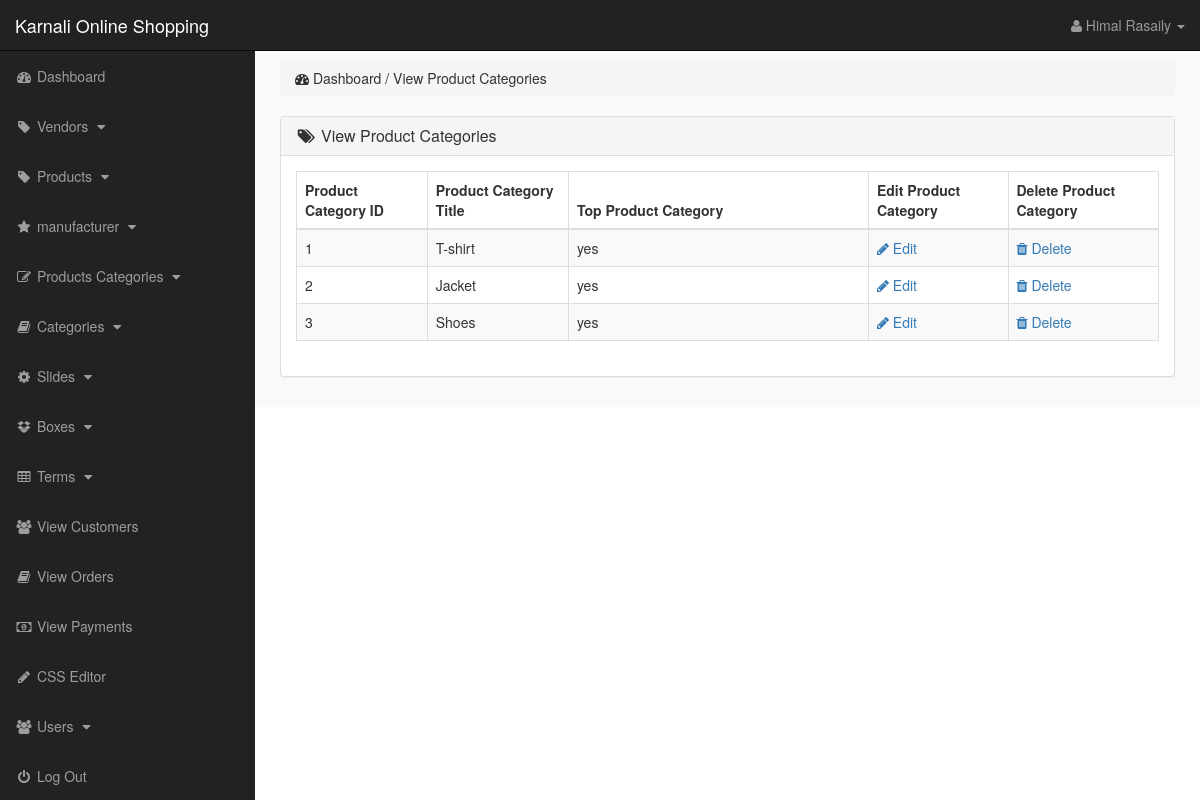
/admin_area/index.php?view_p_cats (signed in), run on the app's committed database.
### tables this page shows
CREATE TABLE `product_categories` (
  `p_cat_id` int(10) NOT NULL,
  `p_cat_title` text NOT NULL,
  `p_cat_top` text NOT NULL,
  `p_cat_image` text NOT NULL
);

### admin_area/view_p_cats.php (the view)
<?php
    if(!isset($_SESSION['admin_email'])){
        echo "<script>window.open('login.php','_self')</script>";
    }else{
?>
<div class="row">
    <div class="col-lg-12">
        <ol class="breadcrumb">
            <li>
                <i class="fa fa-dashboard"></i> Dashboard / View Product Categories
            </li>
        </ol>
    </div>
</div>
<div class="row">
    <div class="col-lg-12">
        <div class="panel panel-default">
            <div class="panel-heading">
                <h3 class="panel-title">
                    <i class="fa fa-tags fa-fw"></i> View Product Categories
                </h3>
            </div>
            <div class="panel-body">
                <div class="table-responsive">
                    <table class="table table-hover table-striped table-bordered">
                        <thead>
                            <tr>
                                <th> Product Category ID </th>
                                <th> Product Category Title </th>
                                <th> Top Product Category </th>
                                <th> Edit Product Category </th>
                                <th> Delete Product Category </th>
                            </tr>
                        </thead>
                        <tbody>
                            <?php
                                $i=0;
                                $get_p_cats = "select * from product_categories";
                                $run_p_cats = mysqli_query($con,$get_p_cats);
                                while($row_p_cats=mysqli_fetch_array($run_p_cats)){
                                    $p_cat_id = $row_p_cats['p_cat_id'];
                                    $p_cat_title = $row_p_cats['p_cat_title'];
                                    $p_cat_top = $row_p_cats['p_cat_top'];
                                    $i++;
                            ?>
                            <tr>
                                <td> <?php echo $i; ?> </td>
                                <td> <?php echo $p_cat_title; ?> </td>
                                <td width="300"> <?php echo $p_cat_top; ?> </td>
                                <td>
                                    <a href="index.php?edit_p_cat= <?php echo $p_cat_id; ?> ">
                                        <i class="fa fa-pencil"></i> Edit
                                    </a>
                                </td>
                                <td>
                                    <a href="index.php?delete_p_cat= <?php echo $p_cat_id; ?> ">
                                        <i class="fa fa-trash"></i> Delete
                                    </a>
                                </td>
                            </tr>
                            <?php } ?>
                        </tbody>
                    </table>
                </div>
            </div>
        </div>
    </div>
</div>
<?php } ?>

### admin_area/includes/sidebar.php (shortened to what this page needs)
<?php
    if(!isset($_SESSION['admin_email'])){
        echo "<script>window.open('login.php','_self')</script>";
    }else{
?>
<nav class="navbar navbar-inverse navbar-fixed-top">
    <div class="navbar-header">
    <a href="index.php?dashboard" class="navbar-brand"> Karnali Online Shopping</a>
    </div>
    <ul class="nav navbar-right top-nav">
        <li class="dropdown">
            <a href="#" class="dropdown-toggle" data-toggle="dropdown">
                <i class="fa fa-user"></i> <?php echo $admin_name;  ?> <b class="caret"></b>
            </a>
        </li>
    </ul>
    <div class="collapse navbar-collapse navbar-ex1-collapse">
        <ul class="nav navbar-nav side-nav">
            <li>
                <a href="index.php?dashboard">
                        <i class="fa fa-fw fa-dashboard"></i> Dashboard
                </a>
            </li>
            <li>
                <a href="#" data-toggle="collapse" data-target="#vender">
                        <i class="fa fa-fw fa-tag"></i> Vendors
                        <i class="fa fa-fw fa-caret-down"></i>
                </a>
            </li>
            <li>
                <a href="#" data-toggle="collapse" data-target="#products">
                        <i class="fa fa-fw fa-tag"></i> Products
                        <i class="fa fa-fw fa-caret-down"></i>
                </a>
            </li>
            <li>
                <a href="#" data-toggle="collapse" data-target="#manufacturer">
                        <i class="fa fa-fw fa-star"></i> manufacturer
                        <i class="fa fa-fw fa-caret-down"></i>
                </a>
            </li>
            <li>
                <a href="#" data-toggle="collapse" data-target="#p_cat">
                        <i class="fa fa-fw fa-edit"></i> Products Categories
                        <i class="fa fa-fw fa-caret-down"></i>
                </a>
            </li>
            <li>
                <a href="#" data-toggle="collapse" data-target="#cat">
                        <i class="fa fa-fw fa-book"></i> Categories
                        <i class="fa fa-fw fa-caret-down"></i>
                </a>
            </li>
            <li>
                <a href="#" data-toggle="collapse" data-target="#slides">
                        <i class="fa fa-fw fa-gear"></i> Slides
                        <i class="fa fa-fw fa-caret-down"></i>
                </a>
            </li>
            <li>
                <a href="#" data-toggle="collapse" data-target="#boxes">
                        <i class="fa fa-fw fa-dropbox"></i> Boxes
                        <i class="fa fa-fw fa-caret-down"></i>
                </a>
            </li>
            <li>
                <a href="#" data-toggle="collapse" data-target="#terms">
                        <i class="fa fa-fw fa-table"></i> Terms
                        <i class="fa fa-fw fa-caret-down"></i>
                </a>
            </li>
            <li>
                <a href="index.php?view_customers">
                    <i class="fa fa-fw fa-users"></i> View Customers
                </a>
            </li>
            <li>
                <a href="index.php?view_orders">
                    <i class="fa fa-fw fa-book"></i> View Orders
                </a>
            </li>
            <li>
                <a href="index.php?view_payments">
                    <i class="fa fa-fw fa-money"></i> View Payments
                </a>
            </li>
            <li>
                <a href="index.php?edit_css">
                    <i class="fa fa-fw fa-pencil"></i> CSS Editor
                </a>
            </li>
            <li>
                <a href="#" data-toggle="collapse" data-target="#users">
                        <i class="fa fa-fw fa-users"></i> Users
                        <i class="fa fa-fw fa-caret-down"></i>
                </a>
            </li>
            <li>
                <a href="logout.php">
                    <i class="fa fa-fw fa-power-off"></i> Log Out
                </a>
            </li>
        </ul>
    </div>
</nav>
<?php } ?>

### admin_area/css/style.css (style rules this page uses)
body { margin-top: 100px; }
@media (min-width: 768px) { body { margin-top: 50px; } }
.top-nav { padding: 0 15px; }
.top-nav >li { display: inline-block; }
.top-nav>li>a { color: #999999; line-height: 20px; padding-top: 15px; padding-bottom: 15px; }
@media (min-width: 768px) { .side-nav { position: fixed; top: 51px; bottom: 0; width: 255px; overflow-y: auto; overflow-x: hidden; background-color: #222222; padding-bottom: 40px; border-radius: 0; } }
@media (min-width: 768px) { .side-nav>li>a { width: 255px; } }
.panel-body { border-radius: 5px; }

### data on the page
product_categories: p_cat_title "T-shirt", p_cat_top "yes"
product_categories: p_cat_title "Jacket", p_cat_top "yes"
product_categories: p_cat_title "Shoes", p_cat_top "yes"

### other printed values
$admin_name "Himal Rasaily"
